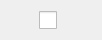
<?xml version="1.0" encoding="UTF-8"?>
<ui version="4.0">
 <class>Form</class>
 <widget class="QWidget" name="Form">
  <property name="geometry">
   <rect>
    <x>0</x>
    <y>0</y>
    <width>102</width>
    <height>30</height>
   </rect>
  </property>
  <property name="windowTitle">
   <string>Form</string>
  </property>
  <layout class="QGridLayout" name="gridLayout">
   <item row="0" column="0">
    <widget class="QCheckBox" name="checkBox">
     <property name="sizePolicy">
      <sizepolicy hsizetype="Fixed" vsizetype="Fixed">
       <horstretch>0</horstretch>
       <verstretch>0</verstretch>
      </sizepolicy>
     </property>
     <property name="styleSheet">
      <string notr="true">QCheckBox::indicator {
     width: 18px;
     height: 18px;
 }

QCheckBox::indicator:checked
{
  image: url(/home/shrinidhi/bin/gitHub/rbhus/etc/icons/ic_action_star_active.png);
}
QCheckBox::indicator:unchecked
{
  image: url(/home/shrinidhi/bin/gitHub/rbhus/etc/icons/ic_action_star_inactive.png);
}
</string>
     </property>
     <property name="text">
      <string/>
     </property>
    </widget>
   </item>
  </layout>
 </widget>
 <resources/>
 <connections/>
</ui>
